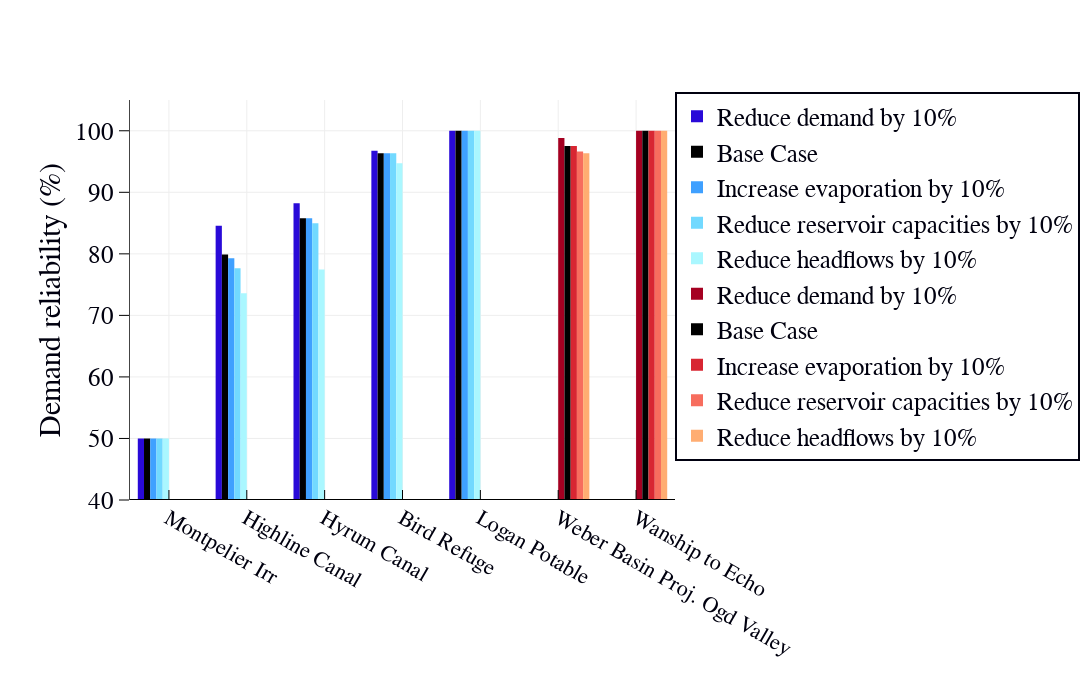

Source (notebook cell):
### Markdown cell above
# Bar

### Code cell
scenario1 = go.Bar(
    x=Result['Demand']['BranchName'],
    y=Result['Demand']['Reliability'],
    name = 'Reduce demand by 10%',   

    marker = dict(
        color = '#290AD8'
))


scenario2 = go.Bar(
    x=Result['Reference']['BranchName'],
    y=Result['Reference']['Reliability'],
    name = 'Base Case', 
    marker = dict(
        color = '#000000',
    
))

scenario3 = go.Bar(
    x=Result['Evaporation']['BranchName'],
    y=Result['Evaporation']['Reliability'],
    name = 'Increase evaporation by 10%', 

    marker = dict(
        color = '#3FA0FF'
))



scenario4 = go.Bar(
    x=Result2['Reference']['BranchName'],
    y=Result2['Reference']['Reliability'],
    name = 'Reduce reservoir capacities by 10%',   

    marker = dict(
        color = '#72D9FF'
))



scenario5 = go.Bar(
    x=Result['Headflow']['BranchName'],
    y=Result['Headflow']['Reliability'],
    name = 'Reduce headflows by 10%',   

    marker = dict(
        color = '#AAF7FF'
))


#$$$$$$$$$$$$$$$$$$$$$$$$$$$$$$$$$$$$$$$$$$$$$$$$$$$$$$$$$$

scenario11 = go.Bar(
    x=Result3['Demand']['BranchName'],
    y=Result3['Demand']['Reliability'],
    name = 'Reduce demand by 10%',   
#     showlegend=False,

    marker = dict(
        color = '#A50021'
))


scenario12 = go.Bar(
    x=Result3['Reference']['BranchName'],
    y=Result3['Reference']['Reliability'],
    name = 'Base Case', 
#     showlegend=False,

    marker = dict(
        color = '#000000',
    
))

scenario13 = go.Bar(
    x=Result3['Evaporation']['BranchName'],
    y=Result3['Evaporation']['Reliability'],
    name = 'Increase evaporation by 10%', 
#     showlegend=False,

    marker = dict(
        color = '#D82632'
))



scenario14 = go.Bar(
    x=Result4['Reference']['BranchName'],
    y=Result4['Reference']['Reliability'],
    name = 'Reduce reservoir capacities by 10%',   
#     showlegend=False,

    marker = dict(
        color = '#F76D5E'
))



scenario15 = go.Bar(
    x=Result3['Headflow']['BranchName'],
    y=Result3['Headflow']['Reliability'],
    name = 'Reduce headflows by 10%',   
#     showlegend=False,
    marker = dict(
        color = '#FFAD72'
))




layout = dict(
    #title = "Use Case 3.3",
    yaxis = dict(
        title = "Demand reliability (%)",
        tickformat= ',',
        showline=True,
        tick0=40,

        dtick='10',
        ticks='outside',
        range = [40, 105],
        ticklen=10,
        tickcolor='#000',
        gridwidth=1,
        showgrid=True,

                ),
    
    xaxis = dict(
#         title = "Updated input parameters in the <br>Bear_River_WEAP_Model_2017",
#         showline=True,
        ticks='inside',
        tickfont=dict(size=22),
            tickcolor='#000',
        gridwidth=1,
        showgrid=True,

        ticklen=10
                    ),
        legend=dict(
        x=1,y=.56,
          bordercolor='#00000f',
            borderwidth=2
        
               ),
    width=1100,
    height=700,
    #paper_bgcolor='rgb(233,233,233)',
    #plot_bgcolor='rgb(233,233,233)',
    margin=go.Margin(l=130,b=200),
    font=dict(size=25,family='arial',color='#00000f'),

    showlegend=True,
    shapes=[{'type': 'line', 
                                           'x0': 0, 'x1': 1, 'xref': 'paper',
                                           'y0': 40, 'y1': 40, 'yref': 'y'}]
                )


data = [scenario1, scenario2,scenario3,scenario4,scenario5,scenario11, scenario12,scenario13,scenario14,scenario15]


# create a figure object
fig = dict(data=data, layout=layout)
#py.iplot(fig, filename = "2.3Identify_SeasonalValues") 


## it can be run from the local machine on Pycharm like this like below
## It would also work here offline but in a seperate window  
offline.iplot(fig,filename = 'jupyter/UnmentDemand@BirdRefuge' )       

print "Figure x is replicated!!"

### Figure 1 — Plotly figure (JSON) as saved in the notebook; plotly's stock layout.template omitted (floating-point values rounded to 4 significant figures)
{"data": [{"marker": {"color": "#290AD8"}, "name": "Reduce demand by 10%", "type": "bar", "x": ["Montpelier Irr", "Highline Canal", "Hyrum Canal", "Bird Refuge", "Logan Potable"], "y": [50, 84.55, 88.21, 96.75, 100]}, {"marker": {"color": "#000000"}, "name": "Base Case", "type": "bar", "x": ["Montpelier Irr", "Highline Canal", "Hyrum Canal", "Bird Refuge", "Logan Potable"], "y": [50, 79.88, 85.77, 96.34, 100]}, {"marker": {"color": "#3FA0FF"}, "name": "Increase evaporation by 10%", "type": "bar", "x": ["Montpelier Irr", "Highline Canal", "Hyrum Canal", "Bird Refuge", "Logan Potable"], "y": [50, 79.27, 85.77, 96.34, 100]}, {"marker": {"color": "#72D9FF"}, "name": "Reduce reservoir capacities by 10%", "type": "bar", "x": ["Montpelier Irr", "Highline Canal", "Hyrum Canal", "Bird Refuge", "Logan Potable"], "y": [50, 77.64, 84.96, 96.34, 100]}, {"marker": {"color": "#AAF7FF"}, "name": "Reduce headflows by 10%", "type": "bar", "x": ["Montpelier Irr", "Highline Canal", "Hyrum Canal", "Bird Refuge", "Logan Potable"], "y": [50, 73.58, 77.44, 94.72, 100]}, {"marker": {"color": "#A50021"}, "name": "Reduce demand by 10%", "type": "bar", "x": ["Weber Basin Proj. Ogd Valley", "Wanship to Echo"], "y": [98.83, 100]}, {"marker": {"color": "#000000"}, "name": "Base Case", "type": "bar", "x": ["Weber Basin Proj. Ogd Valley", "Wanship to Echo"], "y": [97.51, 100]}, {"marker": {"color": "#D82632"}, "name": "Increase evaporation by 10%", "type": "bar", "x": ["Weber Basin Proj. Ogd Valley", "Wanship to Echo"], "y": [97.51, 100]}, {"marker": {"color": "#F76D5E"}, "name": "Reduce reservoir capacities by 10%", "type": "bar", "x": ["Weber Basin Proj. Ogd Valley", "Wanship to Echo"], "y": [96.64, 100]}, {"marker": {"color": "#FFAD72"}, "name": "Reduce headflows by 10%", "type": "bar", "x": ["Weber Basin Proj. Ogd Valley", "Wanship to Echo"], "y": [96.35, 100]}], "layout": {"font": {"color": "#00000f", "family": "arial", "size": 25}, "height": 700, "legend": {"bordercolor": "#00000f", "borderwidth": 2, "x": 1, "y": 0.56}, "margin": {"b": 200, "l": 130}, "shapes": [{"type": "line", "x0": 0, "x1": 1, "xref": "paper", "y0": 40, "y1": 40, "yref": "y"}], "showlegend": true, "width": 1100, "xaxis": {"gridwidth": 1, "showgrid": true, "tickcolor": "#000", "tickfont": {"size": 22}, "ticklen": 10, "ticks": "inside"}, "yaxis": {"dtick": "10", "gridwidth": 1, "range": [40, 105], "showgrid": true, "showline": true, "tick0": 40, "tickcolor": "#000", "tickformat": ",", "ticklen": 10, "ticks": "outside", "title": "Demand reliability (%)"}}}
